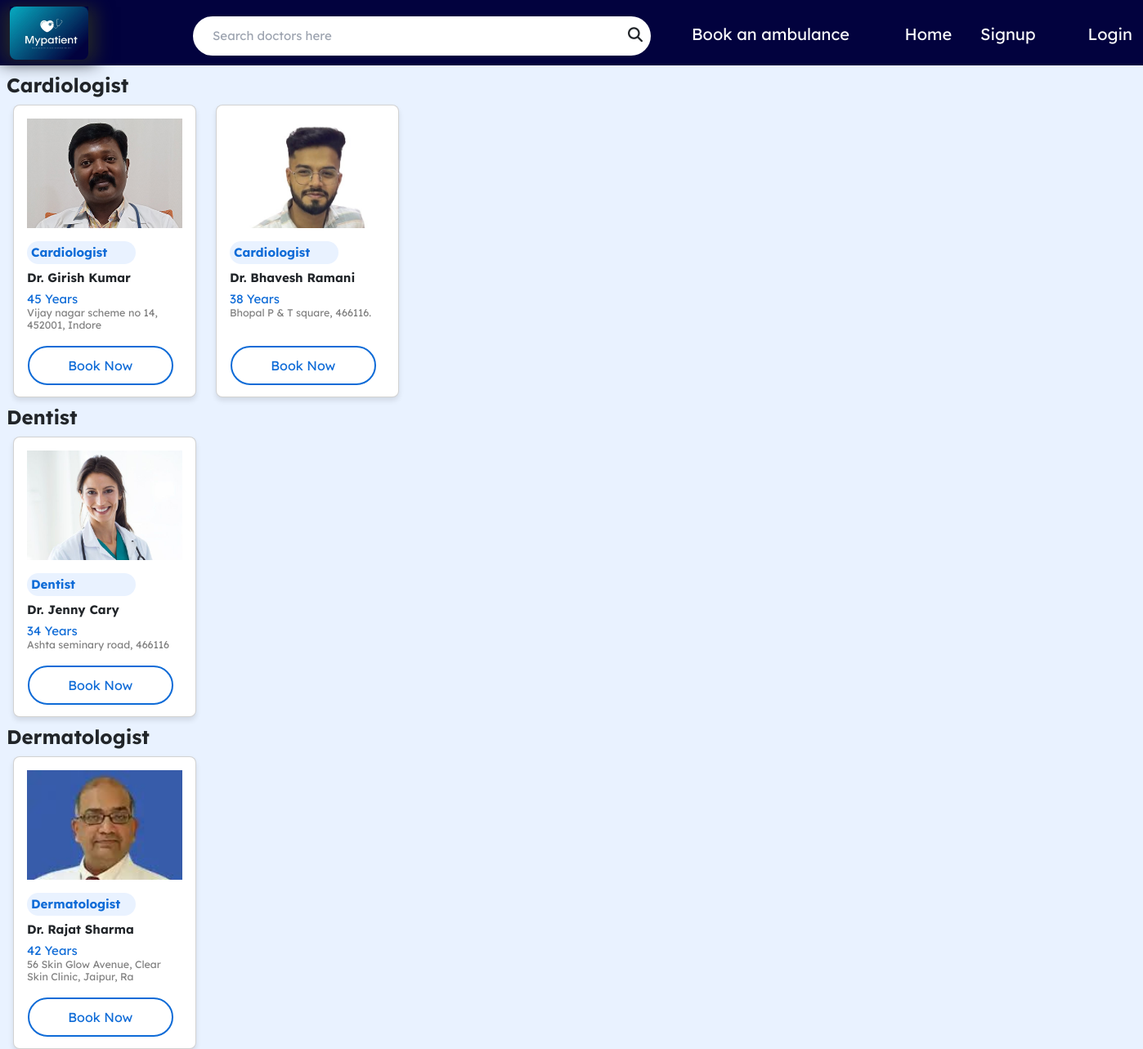
Screenshot of /book_appointment/ with the database file from the repository.
### minor/models.py (models this page shows, shortened)
class Specialist(models.Model):
    name = models.CharField(max_length=20)
    @staticmethod
    def get_all_specialist():
        return Specialist.objects.all()

class Doctors(models.Model):
    name = models.CharField(max_length=50)
    specialist = models.ForeignKey(Specialist, related_name='doctors', on_delete=models.CASCADE, default=1)
    age = models.CharField(max_length=3)
    address = models.CharField(max_length=50)
    description = models.CharField(max_length=1000, default='', null = True, blank=True)
    image = models.ImageField(upload_to='uploads/doctors/')
    @staticmethod
    def get_all_doctors():
        return Doctors.objects.all()

### minor/views.py (the view)
# urls.py: path('book_appointment/', Index1.as_view(),name='book_appointment'),
class Index1(View):
    def get(self, request):
     specialists = Specialist.get_all_specialist()
     all_doctors = Doctors.get_all_doctors()
     specialist_with_doctors = []
     for specialist in specialists:
        doctors = specialist.doctors.all()
        specialist_with_doctors.append({
            'specialist': specialist,
            'doctors': doctors,
        })
     context = {
        'specialist_with_doctors': specialist_with_doctors,
        'all_doctors': all_doctors
     }
     return render(request,'book_appointment.html', context)

### minor/templates/book_appointment.html (shortened to what this page needs)
<html lang="en">
  <head>
    <link rel="stylesheet" href="https://cdn.jsdelivr.net/npm/bootstrap@5.3.3/dist/css/bootstrap.rtl.min.css">
    <link
      rel="stylesheet"
      href="https://cdnjs.cloudflare.com/ajax/libs/font-awesome/6.5.1/css/all.min.css"
    />
    <script src="https://cdn.tailwindcss.com"></script>
    <link rel="stylesheet" href="https://unpkg.com/aos@next/dist/aos.css" />
    {% load static %}
    <link rel="stylesheet" href="{% static "book_appoint.css" %}">
  </head>
  <body>
    <section>
      <nav class="bg-[#02023E] sticky top-0 z-50 h-20">
        <div class="flex">
            <div class="logo object-none object-center w-24 h-12 mt-2 ml-3">
              <img class="rounded-lg" src="/static/img/mypatient_image.jpg" alt="" />
            </div>
          <div class=" flex relative top-5 left-32">
            <div id="search">
              <form action="/doctorsearch" method = "GET">
              <input
                name = "d_query"
                type="search"
                placeholder="Search doctors here"
                class="search  p-4 outline-none"
              />
              </form>
            </div>
            <div>
              <i class="searchlogo fa-solid fa-magnifying-glass"></i>
            </div>
        </div>
          <div class="text-white   relative -right-40 top-7 text-xl">
            <a href="{% url "book_ambulance" %}">Book an ambulance<span class="sr-only">(current)</span></a>
          </div>
          <div class="text-white   relative -right-80 top-7 text-xl">
            <a href="{% url "signup" %}">Signup<span class="sr-only">(current)</span></a>
          </div>
        <ul>
          <li>
          <div class="text-white   relative -right-40 top-7 text-xl">
            <a href="{% url "home" %}">Home<span class="sr-only">(current)</span></a>
          </div>
        </li>
              {% if request.session.customer %}
              <li class="nav-item">
                <div class=" text-white relative -right-96 text-xl">
                  <a href="/logout/">Logout<span class=" sr-only">(current)</span></a>
                </div>
              </li>
              {% else %}
              <li class="nav-item ">
                <div class=" text-white relative -right-96 text-xl">
                  <a href="{% url "loginn" %}">Login<span class=" sr-only">(current)</span></a>
                </div>
              </li>
              {% endif %}
            </ul>
          </nav>
          </section>
          <section>
            {% for specialist_with_doctors in specialist_with_doctors %}
              <div>
                <div class="headline">
                  <h1 class="py-2 px-2 text-2xl">{{ specialist_with_doctors.specialist.name }}</h1>
                </div>
              </div>
              <div class="px-3">
                <div class="flex flex-wrap">
                  {% for doctor in specialist_with_doctors.doctors %}
                    <div class="flex flex-col mr-3 cursor-pointer" onclick="openModal('{{ doctor.name }}', '{{ doctor.image.url }}', '{{ doctor.description }}')">
                      <div class="card mr-3" id="doctor-{{ doctor.id }}" style="width: 14rem;">
                        <div class="card-img-top image p-3">
                          <img src="{{ doctor.image.url }}" alt="Doctor {{ doctor.name }}">
                        </div>
                        <div class="card-body">
                          <h2 class="card-title specialist">{{ specialist_with_doctors.specialist.name }}</h2>
                          <h1 class="card-title font-bold">{{ doctor.name }}</h1>
                          <h2 class="card-text age">{{ doctor.age }} Years</h2>
                          <h2 class="card-title address">{{ doctor.address }}</h2>
                        </div>
                        <button class="button" onclick="openappointment('{{doctor.id }}', '{{doctor.name}}')">Book Now</button>
                      </div>
                    </div>
                  {% endfor %}
                </div>
              </div>
            {% endfor %}
          </section>
  </body>
  </html>

### minor/static/book_appoint.css (style rules this page uses)
* { box-sizing: border-box; }
.search { height: 1rem; width: 35rem; border-radius: 50px; }
.logo { box-shadow: 0 10px 20px 10px; }
.searchlogo { position: relative; right: 28px; top: 14px; font-size: larger; cursor: pointer; }
body { background-color: rgb(233,242,255); font-family: 'Lexend Deca';font-size: 15px; }
ul { list-style-type: none; }
li { list-style-type: none; }
.headline { font-family: 'Lexend Deca'; font-weight: bold; }
.specialist { color: #0E6BD7; background-color:rgb(233,242,255) ; border-radius: 50px; padding: 5px; display: flex; width: 70%; font-weight: bold; bottom: 10px; }
.age { color: #0E6BD7; }
.image { border-radius: 3px; }
.button { background-color: white; color: #0E6BD7; border: 2px solid #0E6BD7; padding: 10px; position: relative; bottom: 10px; left: 15px; width: 80%; font-size: 16px; margin: 4px 2px; cursor: pointer; border-radius: 50px; }
.address { font-size: smaller; color: gray; }
.card { display: flex; flex-direction: column; justify-content: space-between; height: 100%; box-shadow: 0px 4px 6px rgba(0, 0, 0, 0.1); border-radius: 8px; }
.card-body { flex-grow: 1; }
.card-img-top { max-height: 150px; overflow: hidden; }
.image img { width: 100%; height: auto; object-fit: cover; }

### rows the page displays
Specialist: specialist.name "Cardiologist"
Doctors: {{ doctor.id }} 1 (drawn), image (picture), name "Dr. Girish Kumar", age "45", address "Vijay nagar scheme no 14, 452001, Indore"
Doctors: image (picture), name "Dr. Bhavesh Ramani", age "38", address "Bhopal P & T square, 466116."
Specialist: specialist.name "Dentist"
Doctors: image (picture), name "Dr. Jenny Cary", age "34", address "Ashta seminary road, 466116"
Specialist: specialist.name "Dermatologist"
Doctors: image (picture), name "Dr. Rajat Sharma", age "42", address "56 Skin Glow Avenue, Clear Skin Clinic, Jaipur, Ra"
